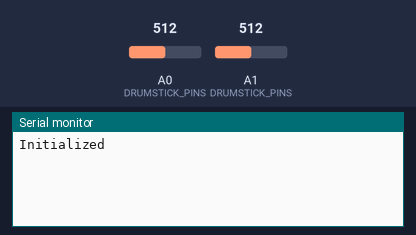
A program run on a simulated Arduino Nano, built with avr-gcc and run on an emulated ATmega328P. Shown: the last lines printed to the serial monitor. Inputs (shaded band) come from the test bench; at power-on: A0 (DRUMSTICK_PINS) = 512, A1 (DRUMSTICK_PINS) = 512.

Above: at 1.2 s.
1.3 s: A0 (DRUMSTICK_PINS) set to 716
At 2.3 s:
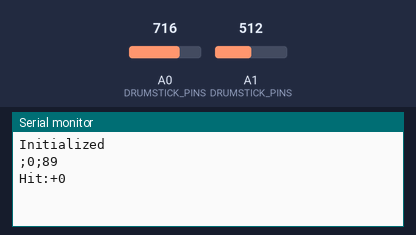
2.8 s: A1 (DRUMSTICK_PINS) set to 716
At 3.5 s:
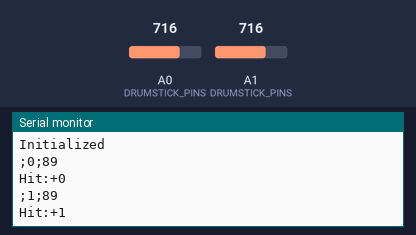
4.3 s: A0 (DRUMSTICK_PINS) set to 900
At 4.6 s:
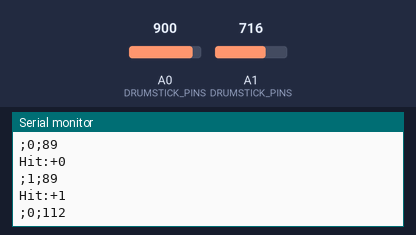
5.8 s: A1 (DRUMSTICK_PINS) set to 900
At 7.0 s:
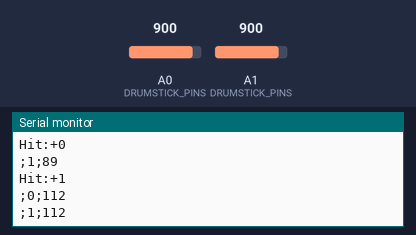

The program:

main.cpp
```cpp
#include <Arduino.h>

#define val const auto
#define let auto

/**
 * Since the arduino library doesn't have printf, we have to make our own
 */
void send(const char* format, ...)
{
    char buffer[512];
    va_list args;
    va_start(args, format);
    vsnprintf(buffer, sizeof(buffer), format, args);
    va_end(args);
    Serial.println(buffer);
}

const int NUM_DRUMSTICKS = 2;
const int DRUMSTICK_PINS[] = {A0, A1};
int LAST_VALUES[] = {0, 0};

unsigned long LAST_HIT_TIMES[] = {0, 0};

// Values range from 0 to 1023, but since we reduced the resolution to 8 bits, we need to divide by 8
// After the division, values range from 0 to 127
val threshold = (int) (0.7 * 127);

// Minimum time between two hits
// This is to prevent falsely detecting the bouncing force as a hit
val bounce_delay = 5;

void setup()
{
    Serial.begin(115200);
    for (val pin: DRUMSTICK_PINS) pinMode(pin, INPUT);

    send("Initialized");
}

void loop()
{
    val time = millis();

    // Loop through all the pins, indexed
    for (let i = 0; i < NUM_DRUMSTICKS; i++)
    {
        val pin = DRUMSTICK_PINS[i];
        val value = analogRead(pin) / 8;
        val last = LAST_VALUES[i];
        LAST_VALUES[i] = value;

        // If the value is different from the last value, update it
        if (value != last)
        {
            // Check last hit time
            val last_hit_time = LAST_HIT_TIMES[i];
            if (time - last_hit_time < bounce_delay)
                continue;

            // If it's greater than the threshold
            if (value > threshold)
            {
                send(";%d;%d", i, value);

                // If the last value was less than the threshold, it means the drumstick was just hit
                if (last < threshold)
                    send("Hit:+%d", i);
            }
            else
            {
                // If the last value was greater than the threshold, it means the drumstick was just released
                if (last > threshold)
                {
                    send("Hit:-%d", i);
                    LAST_HIT_TIMES[i] = time;
                }
            }
        }
    }
}
```

Measured:
- after the input at 1.3 s, the serial monitor: prints a new line at once (image 1)
- after the input at 2.8 s, the serial monitor: prints a new line at once (image 2)
- after the input at 4.3 s, the serial monitor: prints a new line at once (image 3)
- after the input at 5.8 s, the serial monitor: prints a new line at once (image 4)
